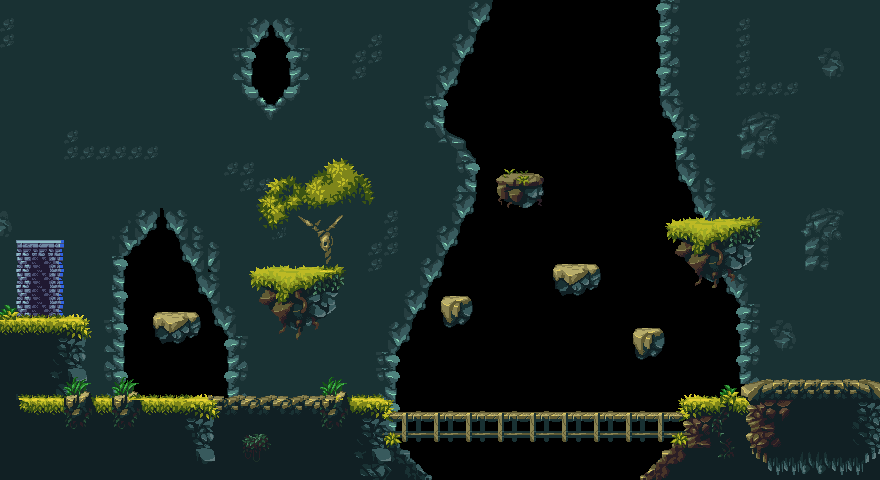

A 2D game scene composited from a Tiled map and its tileset images. What follows is a short description and the map's XML, with each tile layer's data collapsed to a summary:
An orthogonal 55x30 tile map with 16x16 px tiles, 4 tile layers (layer01, layer02, layer03, layer04), 2 tilesets and 37 objects (16x obstacle, 10x invisible_obstacle, 8x knight, tips, player, ...).

<map version="1.8" tiledversion="1.8.4" orientation="orthogonal" renderorder="right-down" width="55" height="30" tilewidth="16" tileheight="16" infinite="0" nextlayerid="6" nextobjectid="39">
 <tileset firstgid="1" source="../tsx/cliff_tileset.tsx" />
 <tileset firstgid="1161" source="../tsx/forest_tileset.tsx" />
 <layer id="1" name="layer01" width="55" height="30">
  <data>[1650 cells, 1171 non-empty, 168 distinct tile ids]</data>
 </layer>
 <layer id="2" name="layer02" width="55" height="30">
  <data>[1650 cells, 375 non-empty, 179 distinct tile ids]</data>
 </layer>
 <layer id="3" name="layer03" width="55" height="30">
  <data>[1650 cells, 108 non-empty, 84 distinct tile ids]</data>
 </layer>
 <layer id="4" name="layer04" width="55" height="30">
  <data>[1650 cells, 1 non-empty, 1 distinct tile ids]</data>
 </layer>
 <objectgroup id="5" name="objects">
  <object id="1" name="obstacle" x="-1.42109e-14" y="119.667" width="3.16667" height="199.667" />
  <object id="2" name="obstacle" x="0.166665" y="319.917" width="79.5" height="156.841" />
  <object id="3" name="obstacle" x="79.875" y="400.038" width="303.75" height="75.8412" />
  <object id="4" name="obstacle" x="384.008" y="416.004" width="303.875" height="59.3412" />
  <object id="5" name="obstacle" x="688.068" y="400.034" width="57.5" height="75.5079" />
  <object id="6" name="obstacle" x="746.008" y="384.064" width="133.708" height="90.6745" />
  <object id="7" name="obstacle" x="875.977" y="24.7612" width="3.5" height="359.341" />
  <object id="8" name="obstacle" x="155.25" y="316.398" width="43.5" height="19.773" />
  <object id="9" name="obstacle" x="256.28" y="271.882" width="83.5" height="21.023" />
  <object id="10" name="obstacle" x="270.977" y="293.125" width="60.5909" height="27.2048" />
  <object id="11" name="obstacle" x="555.292" y="267.197" width="43.5" height="21.023" />
  <object id="12" name="obstacle" x="498.583" y="183.78" width="43.5" height="16.523" />
  <object id="13" name="obstacle" x="442.886" y="299.731" width="27.9545" height="21.023" />
  <object id="15" name="obstacle" x="672" y="223.935" width="83.5" height="21.023" />
  <object id="16" name="obstacle" x="686.697" y="245.178" width="60.5909" height="27.2048" />
  <object id="17" name="invisible_obstacle" x="661.417" y="193.917" width="8.16667" height="29.8333" />
  <object id="18" name="invisible_obstacle" x="760.25" y="196.167" width="7.83333" height="25.8333" />
  <object id="19" name="invisible_obstacle" x="488.417" y="156.333" width="7.83333" height="22" />
  <object id="20" name="invisible_obstacle" x="544.75" y="157.333" width="7.83333" height="22" />
  <object id="21" name="invisible_obstacle" x="245.583" y="245" width="7.83333" height="22" />
  <object id="22" name="invisible_obstacle" x="343.583" y="247" width="7.83333" height="22" />
  <object id="23" name="invisible_obstacle" x="170.083" y="375.5" width="7.83333" height="22" />
  <object id="24" name="invisible_obstacle" x="375.083" y="376" width="7.83333" height="22" />
  <object id="25" name="invisible_obstacle" x="581.083" y="390" width="7.83333" height="22" />
  <object id="26" name="invisible_obstacle" x="747.083" y="361.5" width="7.83333" height="22" />
  <object id="27" name="tips" x="5" y="186.667" width="79.3333" height="132.333" />
  <object id="28" name="player01" type="player" x="31.8182" y="256.273" width="16.0909" height="15.8182" />
  <object id="29" name="knight" x="100.333" y="6" width="18.6667" height="17.3333" />
  <object id="30" name="knight" x="260.667" y="64.6667" width="18.6667" height="17.3333" />
  <object id="31" name="knight" x="178.667" y="64.3333" width="18.6667" height="17.3333" />
  <object id="32" name="knight" x="493.667" y="25.6667" width="18.6667" height="17.3333" />
  <object id="33" name="knight" x="396" y="71.3333" width="18.6667" height="17.3333" />
  <object id="34" name="knight" x="597.667" y="28.3333" width="18.6667" height="17.3333" />
  <object id="35" name="knight" x="673.667" y="22.3333" width="18.6667" height="17.3333" />
  <object id="36" name="knight" x="779.667" y="25.3333" width="18.6667" height="17.3333" />
  <object id="37" name="obstacle" x="635.273" y="332.613" width="27.9545" height="19.523" />
  <object id="38" name="game_begin" x="102.667" y="30" width="18" height="388" />
 </objectgroup>
</map>
